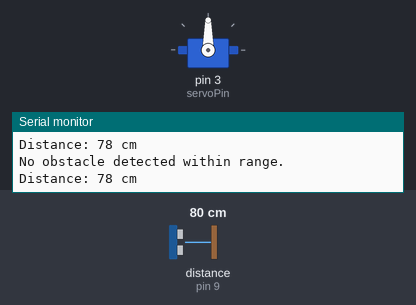
Bench run of a sketch on a simulated Arduino Uno, built with avr-gcc and run on an emulated ATmega328P. Parts: servo, the last lines printed to the serial monitor. Wiring (inferred from the names in the program): ultrasonic range finder: trigger pin 8; echo pin 9. The inputs (shaded band) are chosen by the test bench; at power-on: distance to the obstacle (sensor on pin 9) 80 cm. The echo pulse lasts 58.3 µs per cm.

Above: at 1.2 s.
1.3 s: distance to the obstacle (sensor on pin 9) set to 34 cm
4.3 s: distance to the obstacle (sensor on pin 9) set to 29 cm
At 4.49 s:
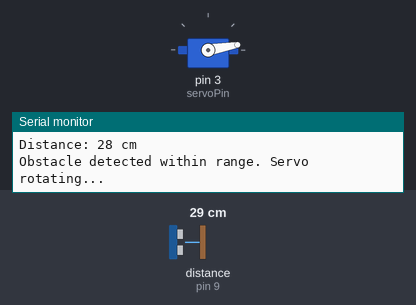
7.3 s: distance to the obstacle (sensor on pin 9) set to 299 cm
At 7.3 s:
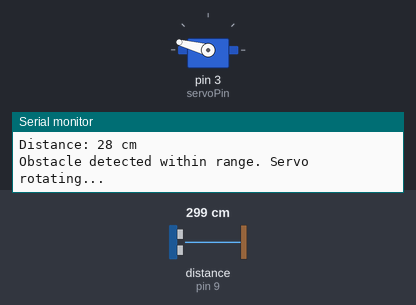
8.8 s: distance to the obstacle (sensor on pin 9) set to 2 cm
At 9.11 s:
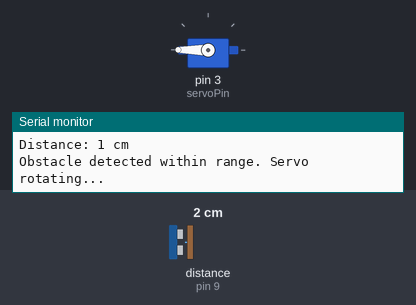
Timing chart, 0 to 12.8 s (numbered marks = the images above; inputs shaded):
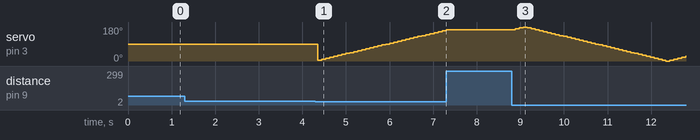

Measured:
- the behaviour switches between 32 and 31 cm on distance to the obstacle (sensor on pin 9) (found by bisection; images 0 and 1)
- after the input at 4.3 s, servo on pin 3 (servoPin): 90° → 5° after 0.05 s, → 10° 0.09 s later, → 15° 0.09 s later, → 20° 0.09 s later, … (33 changes in this stretch)
- after the input at 7.3 s, servo on pin 3 (servoPin): stays 165° (without the input it goes to 170° after 0.09 s)
- after the input at 8.8 s, servo on pin 3 (servoPin): 165° → 170° after 0.08 s, → 175° 0.09 s later, → 180° 0.09 s later, → 175° 0.09 s later, … (44 changes in this stretch)

The sketch:

ultrasonic_servomotor.ino
```cpp
#include <Servo.h>

Servo servo1;
int servoPin = 3;
int servoPos = 0;
int servoTargetPos = 179;  // Start by moving to 179°
int servoTimer = 10;  // Reduced timer for faster servo movement
unsigned long servoMillis;
unsigned long currentMillis;

// Ultrasonic sensor pins
const int trigPin = 8;  // Trig pin connected to digital pin 8
const int echoPin = 9;  // Echo pin connected to digital pin 9

long duration;
int distance;
int distanceThreshold = 30;  // Minimum distance to detect an obstacle (in cm)

void setup() {
  // Initialize serial communication
  Serial.begin(9600);
  Serial.println("Servo and Obstacle Detection");

  // Attach the servo to pin 3
  servo1.attach(servoPin);

  // Set trigPin as OUTPUT and echoPin as INPUT
  pinMode(trigPin, OUTPUT);
  pinMode(echoPin, INPUT);
}

void loop() {
  // Get the current time
  currentMillis = millis();

  // Measure the distance using the ultrasonic sensor
  distance = getDistance();

  // Print the distance to the serial monitor
  Serial.print("Distance: ");
  Serial.print(distance);
  Serial.println(" cm");

  // Servo rotates fast if obstacle is within range
  if (distance <= distanceThreshold) {
    Serial.println("Obstacle detected within range. Servo rotating...");

    // Move the servo based on the timer
    if (currentMillis - servoMillis >= servoTimer) {
      servoMillis = currentMillis;

      // Move the servo towards the target position
      if (servoPos < servoTargetPos) {
        servoPos += 5;  // Move the servo faster by increasing steps
      } else if (servoPos > servoTargetPos) {
        servoPos -= 5;  // Move the servo back faster
      }

      // Write the new position to the servo
      Serial.print("Servo Position: ");
      Serial.println(servoPos);
      servo1.write(servoPos);

      // If the servo reaches the max or min position, reverse direction
      if (servoPos >= 179) {
        servoTargetPos = 0;  // Reset to move back to 0°
      } else if (servoPos <= 0) {
        servoTargetPos = 179;  // Reset to move to 179°
      }
    }
  } else {
    Serial.println("No obstacle detected within range.");
    // Optionally stop the servo if no obstacle is found
    // servo1.write(servoPos);  // Servo remains in the last position
  }

  delay(50);  // Small delay for stability
}

// Function to measure distance using HC-SR04
int getDistance() {
  // Clear the trigPin
  digitalWrite(trigPin, LOW);
  delayMicroseconds(2);

  // Set the trigPin HIGH for 10 microseconds
  digitalWrite(trigPin, HIGH);
  delayMicroseconds(10);
  digitalWrite(trigPin, LOW);

  // Read the echoPin, returns the sound wave travel time in microseconds
  duration = pulseIn(echoPin, HIGH);

  // Calculate the distance in cm
  int distance = duration * 0.034 / 2;

  return distance;
}
```
